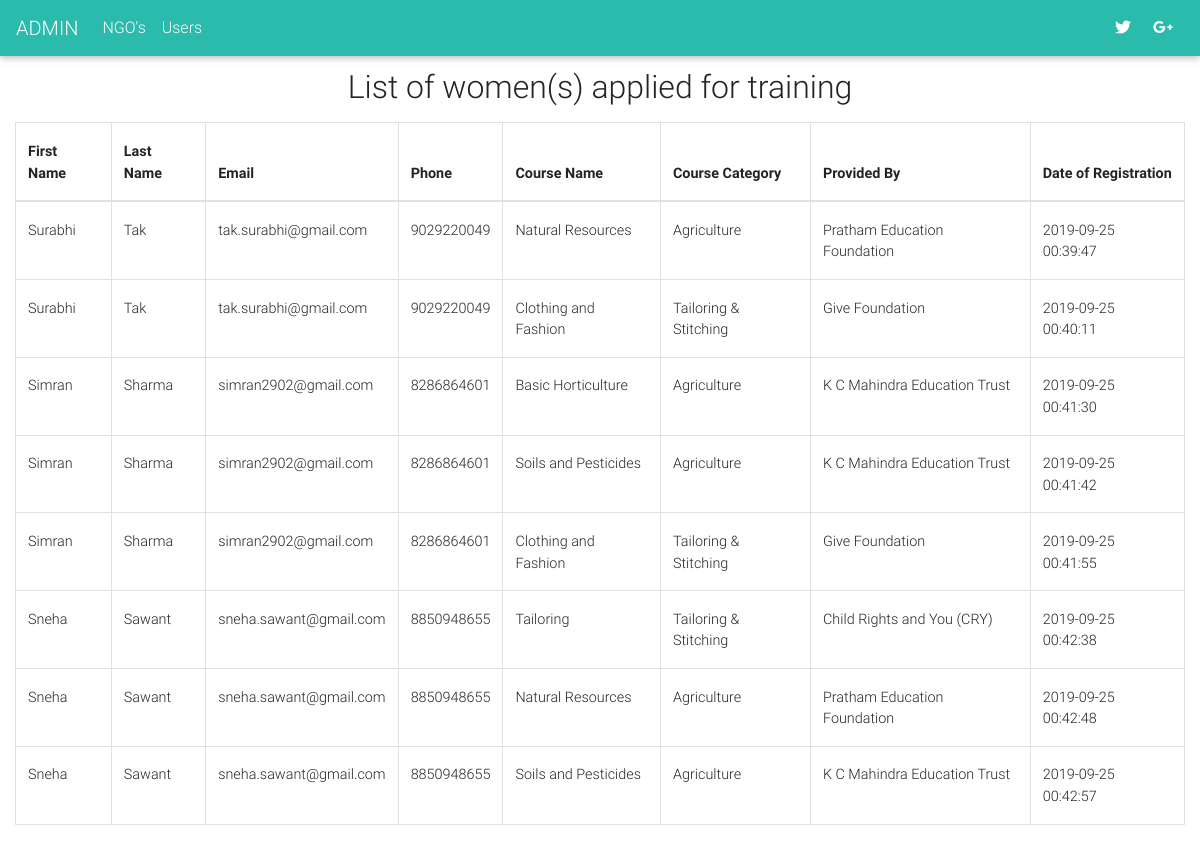
The app's page /admin/index.php with its own data.
### tables this page shows
CREATE TABLE `applications` (
  `id` int(11) NOT NULL,
  `step_id` int(11) NOT NULL,
  `course_id` int(11) NOT NULL,
  `ngo_id` int(11) NOT NULL,
  `applied` tinyint(4) NOT NULL DEFAULT '0',
  `date` datetime NOT NULL DEFAULT CURRENT_TIMESTAMP
);

CREATE TABLE `step` (
  `id` int(11) NOT NULL,
  `firstname` varchar(100) NOT NULL,
  `lastname` varchar(100) NOT NULL,
  `email` varchar(255) NOT NULL,
  `password` varchar(255) NOT NULL,
  `address` text NOT NULL,
  `city` text NOT NULL,
  `state` text NOT NULL,
  `zipcode` int(10) NOT NULL,
  `dateOfBirth` text NOT NULL,
  `phone` text NOT NULL,
  `noOfMembers` int(100) NOT NULL,
  `noOfChildren` int(100) NOT NULL,
  `income` int(100) NOT NULL,
  `dateOfRegistration` datetime NOT NULL DEFAULT CURRENT_TIMESTAMP,
  `ip` varchar(255) NOT NULL
);

CREATE TABLE `courses` (
  `id` int(11) NOT NULL,
  `ngo_id` int(11) NOT NULL,
  `course_name` varchar(100) NOT NULL,
  `course_category` varchar(100) NOT NULL,
  `course_description` text NOT NULL,
  `course_duration` int(100) NOT NULL,
  `course_objective` text NOT NULL,
  `course_medium` text NOT NULL,
  `featured` tinyint(4) NOT NULL DEFAULT '0',
  `deleted` tinyint(4) NOT NULL DEFAULT '0',
  `date` datetime NOT NULL DEFAULT CURRENT_TIMESTAMP
);

CREATE TABLE `ngo` (
  `id` int(11) NOT NULL,
  `ngo_name` varchar(100) NOT NULL,
  `ngo_description` text NOT NULL,
  `ngo_address` text NOT NULL,
  `organization_type` varchar(100) NOT NULL,
  `email` varchar(255) NOT NULL,
  `password` varchar(255) NOT NULL,
  `phone` text NOT NULL,
  `city` varchar(100) NOT NULL,
  `state` varchar(100) NOT NULL,
  `zipcode` int(100) NOT NULL,
  `ngo_head` varchar(100) NOT NULL,
  `date` datetime NOT NULL DEFAULT CURRENT_TIMESTAMP,
  `ip` varchar(255) NOT NULL
);

### admin/index.php (the view)
<?php include 'includes/header.php';?>
<?php
	$sql = "SELECT s.firstname, s.lastname, s.email, s.phone, c.course_name, c.course_category, n.ngo_name, a.date FROM applications a INNER JOIN step s ON a.step_id = s.id INNER JOIN courses c ON a.course_id = c.id INNER JOIN ngo n ON a.ngo_id = n.id WHERE a.applied = 1";
	$result = $db->query($sql);
?>
  <h2 class="h2-responsive text-center p-2">List of women(s) applied for training</h2>
  <div class="container-fluid">
  	<table class="table table-bordered">
  		<thead>
			<th><b>First Name</b></th>
			<th><b>Last Name</b></th>
			<th><b>Email</b></th>
			<th><b>Phone</b></th>
			<th><b>Course Name</b></th>
			<th><b>Course Category</b></th>
			<th><b>Provided By</b></th>
			<th><b>Date of Registration</b></th>
		</thead>
		<tbody>
			<?php while($applications = mysqli_fetch_array($result)): ?>
				<tr>
					<td><?=$applications['firstname'];?></td>
					<td><?=$applications['lastname'];?></td>
					<td><?=$applications['email'];?></td>
					<td><?=$applications['phone'];?></td>
					<td><?=$applications['course_name'];?></td>
					<td><?=$applications['course_category'];?></td>
					<td><?=$applications['ngo_name'];?></td>
					<td><?=$applications['date'];?></td>
				</tr>
			<?php endwhile; ?>
		</tbody>
  	</table>
  </div>
<?php include 'includes/footer.php';?>

### admin/includes/header.php (shortened to what this page needs)
<!DOCTYPE html>
<html lang="en">
<head>
  <link rel="stylesheet" href="https://use.fontawesome.com/releases/v5.8.2/css/all.css">
  <link href="../css/bootstrap.min.css" rel="stylesheet">
  <link href="../css/mdb.min.css" rel="stylesheet">
  <link href="../css/style.css" rel="stylesheet">
</head>
<body>
  <header>
    <nav class="mb-1 navbar navbar-expand-lg navbar-dark default-color">
      <a class="navbar-brand" href="index.php">ADMIN</a>
      <div class="collapse navbar-collapse" id="navbarSupportedContent-333">
        <ul class="navbar-nav mr-auto">
          <li class="nav-item">
            <a class="nav-link" href="ngo.php">NGO's</a>
          </li>
          <li class="nav-item">
            <a class="nav-link" href="users.php">Users</a>
          </li>
        </ul>
        <ul class="navbar-nav ml-auto nav-flex-icons">
          <li class="nav-item">
            <a class="nav-link waves-effect waves-light">
              <i class="fab fa-twitter"></i>
            </a>
          </li>
          <li class="nav-item">
            <a class="nav-link waves-effect waves-light">
              <i class="fab fa-google-plus-g"></i>
            </a>
          </li>
        </ul>
      </div>
    </nav>
  </header>

### admin/includes/footer.php (shortened to what this page needs)
</body>
</html>

### records on screen
applications: step.firstname "Surabhi", step.lastname "Tak", step.email "tak.surabhi@gmail.com", step.phone "9029220049", course.course_name "Natural Resources", course.course_category "Agriculture", ngo.ngo_name "Pratham Education Foundation", date "2019-09-25 00:39:47"
applications: step.firstname "Surabhi", step.lastname "Tak", step.email "tak.surabhi@gmail.com", step.phone "9029220049", course.course_name "Clothing and Fashion", course.course_category "Tailoring & Stitching", ngo.ngo_name "Give Foundation", date "2019-09-25 00:40:11"
applications: step.firstname "Simran", step.lastname "Sharma", step.email "simran2902@gmail.com", step.phone "8286864601", course.course_name "Basic Horticulture", course.course_category "Agriculture", ngo.ngo_name "K C Mahindra Education Trust", date "2019-09-25 00:41:30"
applications: step.firstname "Simran", step.lastname "Sharma", step.email "simran2902@gmail.com", step.phone "8286864601", course.course_name "Soils and Pesticides", course.course_category "Agriculture", ngo.ngo_name "K C Mahindra Education Trust", date "2019-09-25 00:41:42"
applications: step.firstname "Simran", step.lastname "Sharma", step.email "simran2902@gmail.com", step.phone "8286864601", course.course_name "Clothing and Fashion", course.course_category "Tailoring & Stitching", ngo.ngo_name "Give Foundation", date "2019-09-25 00:41:55"
applications: step.firstname "Sneha", step.lastname "Sawant", step.email "sneha.sawant@gmail.com", step.phone "8850948655", course.course_name "Tailoring", course.course_category "Tailoring & Stitching", ngo.ngo_name "Child Rights and You (CRY)", date "2019-09-25 00:42:38"
applications: step.firstname "Sneha", step.lastname "Sawant", step.email "sneha.sawant@gmail.com", step.phone "8850948655", course.course_name "Natural Resources", course.course_category "Agriculture", ngo.ngo_name "Pratham Education Foundation", date "2019-09-25 00:42:48"
applications: step.firstname "Sneha", step.lastname "Sawant", step.email "sneha.sawant@gmail.com", step.phone "8850948655", course.course_name "Soils and Pesticides", course.course_category "Agriculture", ngo.ngo_name "K C Mahindra Education Trust", date "2019-09-25 00:42:57"
